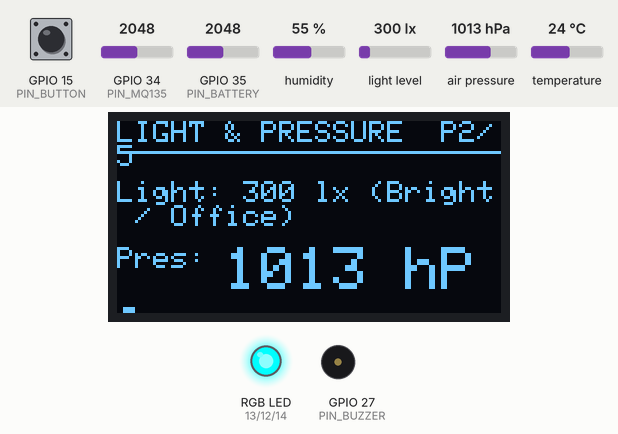
Recording of a sketch running on a simulated ESP32. Shown: 128×64 one-colour display, an RGB LED mixed from three pins (HIGH = lit), buzzer (waves = sounding). Dashed ring = blinking. The test bench sets the inputs (shaded band); at power-on: GPIO 34 (PIN_MQ135) = 2048, light level 300 lx, GPIO 15 (PIN_BUTTON) HIGH, GPIO 35 (PIN_BATTERY) = 2048, humidity 55 %, air pressure 1013 hPa, temperature 24 °C (analog values on the 0–4095 scale). What the sketch prints to the serial monitor is not drawn.

Above: at 4.2 s.
4.3 s: GPIO 34 (PIN_MQ135) set to 2095
At 8.7 s:
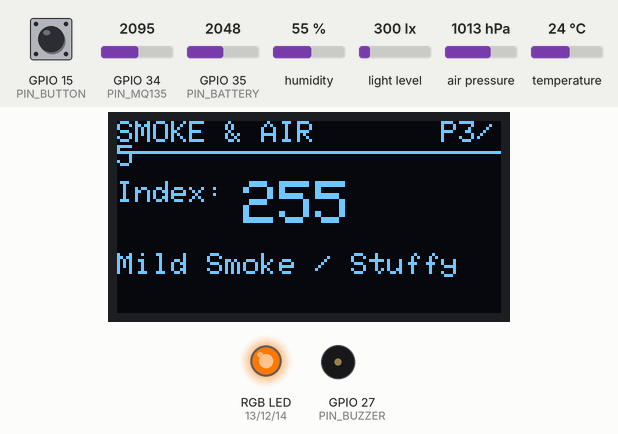
8.9 s: GPIO 34 (PIN_MQ135) set to 1228
At 11.6 s:
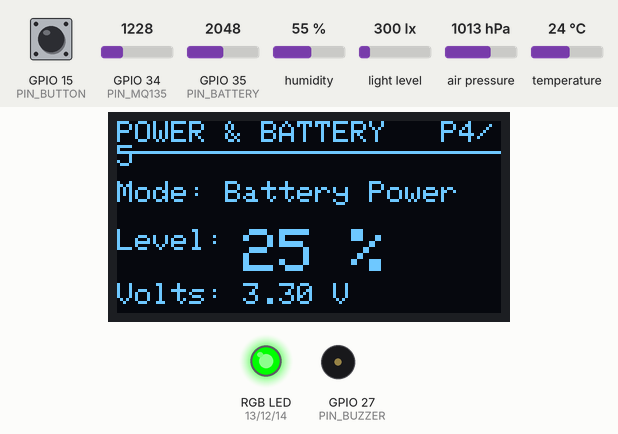
14.8 s: light level set to 40 lx
20.7 s: GPIO 34 (PIN_MQ135) set to 3972
At 21.71 s:
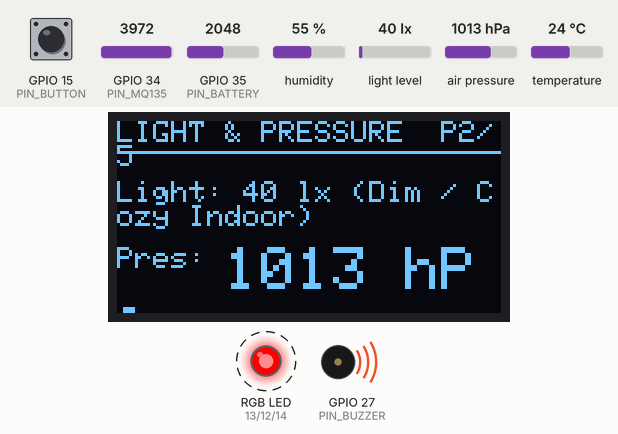
22.9 s: GPIO 34 (PIN_MQ135) set to 3172
At 25.31 s:
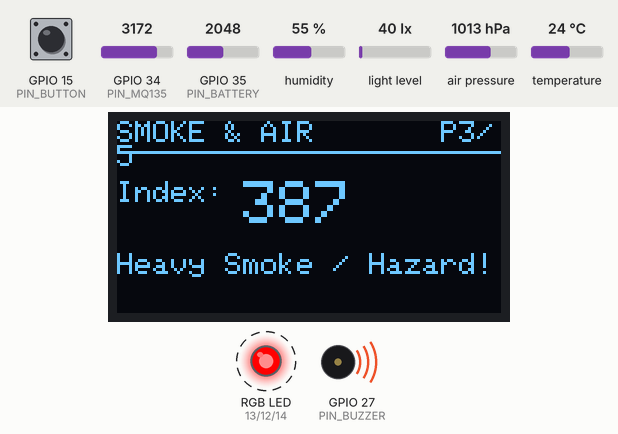
26.5 s: GPIO 34 (PIN_MQ135) set to 3055
At 33.3 s:
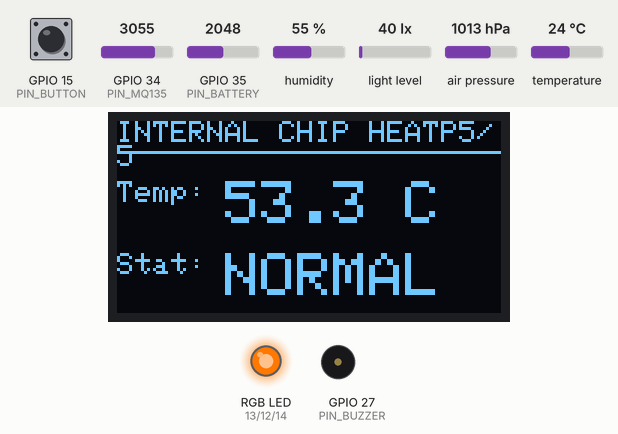
Timing chart, 0 to 65.1 s (numbered marks = the images above; inputs shaded):
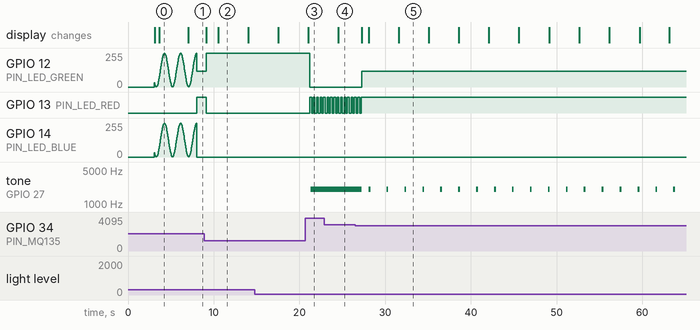

Measured:
- the behaviour switches between 2055 and 2056 on GPIO 34 (PIN_MQ135) (found by bisection; images 0 and 1)
- the behaviour switches between 3121 and 3120 on GPIO 34 (PIN_MQ135) (found by bisection; images 4 and 5)
- after the input at 4.3 s, GPIO 13 (PIN_LED_RED): LOW → HIGH after 3.7 s; the display: changes after 2.7 s (image 1)
- after the input at 8.9 s, GPIO 12 (PIN_LED_GREEN): 120/255 → 255/255 after 0.23 s; GPIO 13 (PIN_LED_RED): HIGH → LOW after 0.23 s; tone on GPIO 27 (PIN_BUZZER): stops changing and stays silent; the display: first changes after 0.26 s (image 2 shows a later state)
- after the input at 20.7 s, GPIO 12 (PIN_LED_GREEN): 255/255 → 0/255 after 0.51 s; GPIO 13 (PIN_LED_RED): alternates HIGH for 0.21 s and LOW for 0.20 s, starting after 0.51 s; tone on GPIO 27 (PIN_BUZZER): silent → 2000 Hz after 0.59 s
- after the input at 22.9 s, the display: changes after 1.7 s (image 4)
- after the input at 26.5 s, GPIO 12 (PIN_LED_GREEN): 0/255 → 120/255 after 0.75 s; GPIO 13 (PIN_LED_RED): goes on until 27.2 s, then stays HIGH; tone on GPIO 27 (PIN_BUZZER): 2000 Hz → silent after 0.75 s, then repeats every 2.1 s: 2000 Hz 0.21 s, silent 1.9 s; the display: first changes after 0.78 s (image 5 shows a later state)

The sketch:

Weather_Station.ino
```cpp
/**
 * @file Weather_Station.ino
 * @brief Complete ESP32 Smart Weather Station PRO
 */

#include <Arduino.h>
#include <Wire.h>
#include <WiFi.h>
#include <WebServer.h>
#include <ESPmDNS.h>
#include <DHT.h>
#include <Adafruit_BMP280.h>
#include <BH1750.h>
#include <Adafruit_GFX.h>
#include <Adafruit_SSD1306.h>
#include "pins.h"
#include "webpage.h"

// Expose built-in ESP32 classic internal sensor
#ifdef __cplusplus
extern "C" {
uint8_t temprature_sens_read();
}
#endif

SensorData currentData;
SystemState currentState = STATE_BOOTING;
bool isOledLocked = false;
unsigned long appStartTime = 0;

void printStartupBanner() {
  Serial.println(F("\n======================================================="));
  Serial.println(F("                 SMART WEATHER STATION                 "));
  Serial.println(F("======================================================="));
  Serial.printf(" Board:            %s\n", BOARD_NAME);
  Serial.printf(" Firmware Version: %s\n", FIRMWARE_VERSION);
  Serial.println(F("======================================================="));
}

String getSystemStateString(SystemState state) {
  switch(state) {
    case STATE_BOOTING:   return F("System Booting...");
    case STATE_NORMAL:    return F("System Normal (All Clear)");
    case STATE_WARNING:   return F("Warning (Check Room/Device)");
    case STATE_CRITICAL:  return F("Critical Alert!");
    case STATE_EMERGENCY: return F("Emergency / Hazard!");
    default:              return F("Unknown");
  }
}

String getSmokeStatusString(int gasVal) {
  if (gasVal < 0) return F("--");
  if (gasVal <= 100) return F("Clean Air (No Smoke)");
  if (gasVal <= 250) return F("Normal (Mild VOCs)");
  if (gasVal <= 380) return F("Mild Smoke / Stuffy");
  return F("Heavy Smoke / Hazard!");
}

String getLightTypeString(float lux) {
  if (lux < 0) return F("--");
  if (lux <= 10) return F("Pitch Black / Night");
  if (lux <= 200) return F("Dim / Cozy Indoor");
  if (lux <= 1000) return F("Bright / Office");
  if (lux <= 10000) return F("Daylight / Overcast");
  return F("Direct Sunlight!");
}

String getPowerSourceString(PowerMode mode) {
  switch(mode) {
    case POWER_USB_ONLY:     return F("USB Power (No Battery)");
    case POWER_BATTERY:      return F("Battery Power");
    case POWER_USB_CHARGING: return F("USB + Charging");
    default:                 return F("Unknown");
  }
}

String getFormattedUptime() {
  unsigned long totalSeconds = (millis() - appStartTime) / 1000;
  unsigned long days = totalSeconds / 86400; totalSeconds %= 86400;
  unsigned long hours = totalSeconds / 3600; totalSeconds %= 3600;
  unsigned long minutes = totalSeconds / 60; unsigned long seconds = totalSeconds % 60;
  char buffer[30]; sprintf(buffer, "%lud %02luh %02lum %02lus", days, hours, minutes, seconds);
  return String(buffer);
}

void evaluateSystemState() {
  if (currentState == STATE_BOOTING && millis() > 8000) currentState = STATE_NORMAL;
  if (currentState == STATE_BOOTING) return; // Ignore alarms during warmup

  SystemState newState = STATE_NORMAL;

  // Ambient Temp Evaluation
  if (currentData.dht_ok) {
    if (currentData.temperature >= 40.0 || currentData.temperature <= 0.0) newState = max(newState, STATE_EMERGENCY);
    else if (currentData.temperature >= 35.0 || currentData.temperature <= 5.0) newState = max(newState, STATE_CRITICAL);
    else if (currentData.temperature >= 30.0 || currentData.temperature <= 10.0) newState = max(newState, STATE_WARNING);
  }

  // Smoke Evaluation
  if (currentData.mq135_ok && currentData.gasIndex >= 0) {
    if (currentData.gasIndex > 380) newState = max(newState, STATE_EMERGENCY);
    else if (currentData.gasIndex > 250) newState = max(newState, STATE_WARNING);
  }

  // NEW: ESP32 Internal Silicon Overheat Protection!
  if (currentData.coreTemp > 75.0) newState = max(newState, STATE_EMERGENCY);
  else if (currentData.coreTemp > 65.0) newState = max(newState, STATE_CRITICAL);
  else if (currentData.coreTemp > 55.0) newState = max(newState, STATE_WARNING);

  currentState = newState;
}

class WebServerManager {
  private:
    WebServer server;
    void handleRoot() { server.send_P(200, "text/html", INDEX_HTML); }
    void handleData() {
      String json = "{";
      json += "\"temperature\":\"" + String(currentData.dht_ok ? String(currentData.temperature, 1) : "--") + "\",";
      json += "\"humidity\":\"" + String(currentData.dht_ok ? String(currentData.humidity, 1) : "--") + "\",";
      json += "\"pressure\":\"" + String(currentData.bmp_ok ? String(currentData.pressure, 0) : "--") + "\",";
      json += "\"light\":\"" + String(currentData.bh1750_ok ? String(currentData.lux, 0) : "--") + "\",";
      json += "\"lightType\":\"" + getLightTypeString(currentData.lux) + "\",";
      json += "\"gasIndex\":\"" + String(currentData.mq135_ok ? String(currentData.gasIndex) : "--") + "\",";
      json += "\"smokeStatus\":\"" + getSmokeStatusString(currentData.gasIndex) + "\",";
      json += "\"batteryVolts\":\"" + String(currentData.batteryVolts, 2) + "\",";
      json += "\"batteryPct\":" + String(currentData.batteryPct) + ",";
      json += "\"powerSource\":\"" + getPowerSourceString(currentData.powerMode) + "\",";
      json += "\"systemStatus\":\"" + getSystemStateString(currentState) + "\",";
      json += "\"clients\":\"" + String(getConnectedClients()) + "\",";
      json += "\"ip\":\"" + getIpAddress() + "\",";
      json += "\"uptime\":\"" + getFormattedUptime() + "\",";

      json += "\"coreTemp\":\"" + String(currentData.coreTemp, 1) + "\",";

      json += "\"dht\":" + String(currentData.dht_ok ? "true" : "false") + ",";
      json += "\"bmp\":" + String(currentData.bmp_ok ? "true" : "false") + ",";
      json += "\"bh1750\":" + String(currentData.bh1750_ok ? "true" : "false") + ",";
      json += "\"mq135\":" + String(currentData.mq135_ok ? "true" : "false") + ",";
      json += "\"board\":\"" + String(BOARD_NAME) + "\",";
      json += "\"fw\":\"" + String(FIRMWARE_VERSION) + "\",";
      json += "\"ssid\":\"" + String(WIFI_SSID) + "\"";
      json += "}";
      server.send(200, "application/json", json);
    }
  public:
    WebServerManager() : server(80) {}
    void init() {
      WiFi.mode(WIFI_AP); WiFi.softAP(WIFI_SSID, WIFI_PASS, WIFI_CHANNEL, 0, WIFI_MAX_CONN);
      Serial.println(F(" [OK] WiFi Access Point created."));
      if (MDNS.begin(MDNS_HOSTNAME)) Serial.printf(" [OK] mDNS Responder: http://%s.local\n", MDNS_HOSTNAME);
      server.on("/", HTTP_GET, [this]() { this->handleRoot(); });
      server.on("/data", HTTP_GET, [this]() { this->handleData(); });
      server.onNotFound([this]() { server.send(404, "text/plain", "404: Not Found"); });
      server.begin();
    }
    void update() { server.handleClient(); }
    int getConnectedClients() { return WiFi.softAPgetStationNum(); }
    String getIpAddress() { return WiFi.softAPIP().toString(); }
};

WebServerManager webServer;

class SensorManager {
  private:
    DHT dht; Adafruit_BMP280 bmp; BH1750 bh1750;
    unsigned long lastDhtRead = 0, lastBmpRead = 0, lastBh1750Read = 0, lastMq135Read = 0, lastBatRead = 0, lastSerialPrint = 0;
    bool bmpFound = false, bhFound = false;

    void readBattery() {
      long rawSum = 0;
      for (int i = 0; i < 10; i++) rawSum += analogRead(PIN_BATTERY);
      float pinVoltage = ((rawSum / 10.0f) / 4095.0f) * ADC_VOLTAGE_REF;
      currentData.batteryVolts = pinVoltage * VOLTAGE_DIVIDER_R;

      if (currentData.batteryVolts < NO_BATTERY_THRESH) { currentData.powerMode = POWER_USB_ONLY; currentData.batteryPct = -1; }
      else if (currentData.batteryVolts >= USB_VOLTAGE_THRESH) { currentData.powerMode = POWER_USB_CHARGING; currentData.batteryPct = 100; }
      else {
        currentData.powerMode = POWER_BATTERY;
        float pct = ((currentData.batteryVolts - BATTERY_MIN_V) / (BATTERY_MAX_V - BATTERY_MIN_V)) * 100.0f;
        currentData.batteryPct = constrain((int)pct, 0, 100);
      }
    }

    void readInternalSensors() {
      // Core temp is returned in Fahrenheit by default
      float fTemp = (temprature_sens_read() - 32) / 1.8;
      currentData.coreTemp = fTemp;
    }

  public:
    SensorManager() : dht(PIN_DHT22, DHT22) {}
    void init() {
      dht.begin();
      if (bmp.begin(0x76) || bmp.begin(0x77)) { bmpFound = true; currentData.bmp_ok = true; } else currentData.bmp_ok = false;
      if (bh1750.begin(BH1750::CONTINUOUS_HIGH_RES_MODE)) { bhFound = true; currentData.bh1750_ok = true; } else currentData.bh1750_ok = false;
      pinMode(PIN_MQ135, INPUT); pinMode(PIN_BATTERY, INPUT); analogReadResolution(12);
      currentData.temperature = currentData.humidity = currentData.pressure = currentData.altitude = currentData.lux = -999;
      currentData.gasIndex = -1; currentData.batteryVolts = 0.0f; currentData.batteryPct = -1;
    }
    void update() {
      unsigned long now = millis();
      if (now - lastDhtRead >= INTERVAL_DHT) { lastDhtRead = now; float t = dht.readTemperature(), h = dht.readHumidity(); if (!isnan(t) && !isnan(h)) { currentData.temperature = t; currentData.humidity = h; currentData.dht_ok = true; } else currentData.dht_ok = false; }
      if (now - lastBmpRead >= INTERVAL_BMP && bmpFound) { lastBmpRead = now; float p = bmp.readPressure() / 100.0F; if (!isnan(p) && p > 0) { currentData.pressure = p; currentData.bmp_ok = true; } else currentData.bmp_ok = false; }
      if (now - lastBh1750Read >= INTERVAL_BH1750 && bhFound) { lastBh1750Read = now; float l = bh1750.readLightLevel(); if (l >= 0.0) { currentData.lux = l; currentData.bh1750_ok = true; } else currentData.bh1750_ok = false; }
      if (now - lastMq135Read >= INTERVAL_MQ135) { lastMq135Read = now; int raw = analogRead(PIN_MQ135); if (raw >= 0 && raw <= 4095) { currentData.gasIndex = map(raw, MQ135_RAW_MIN, MQ135_RAW_MAX, 0, GAS_MAX_VAL); currentData.mq135_ok = true; } else currentData.mq135_ok = false; }
      if (now - lastBatRead >= INTERVAL_BATTERY) { lastBatRead = now; readBattery(); readInternalSensors(); }
      evaluateSystemState();
    }
    void printSerialReport() {
      if (millis() - lastSerialPrint >= INTERVAL_SERIAL) {
        lastSerialPrint = millis();
        Serial.printf("\n[STATUS] State: %s | Ambient: %.1f C | Smoke: %s | Chip Heat: %.1f C\n", getSystemStateString(currentState).c_str(), currentData.temperature, getSmokeStatusString(currentData.gasIndex).c_str(), currentData.coreTemp);
      }
    }
};

class OutputManager {
  private:
    unsigned long lastBuzzerTick = 0; int buzzerCounter = 0;
    bool lastButtonState = HIGH; unsigned long lastDebounceTime = 0;

    void setLedColor(int r, int g, int b) {
      #if ESP_ARDUINO_VERSION >= ESP_ARDUINO_VERSION_VAL(3, 0, 0)
        ledcWrite(PIN_LED_RED, r); ledcWrite(PIN_LED_GREEN, g); ledcWrite(PIN_LED_BLUE, b);
      #else
        ledcWrite(LED_R_CHAN, r);  ledcWrite(LED_G_CHAN, g);  ledcWrite(LED_B_CHAN, b);
      #endif
    }

    void writeBuzzer(int duty) {
      #if ESP_ARDUINO_VERSION >= ESP_ARDUINO_VERSION_VAL(3, 0, 0)
        ledcWrite(PIN_BUZZER, duty);
      #else
        ledcWrite(BUZZER_PWM_CHAN, duty);
      #endif
    }
  public:
    void init() {
      pinMode(PIN_BUTTON, INPUT_PULLUP);
      #if ESP_ARDUINO_VERSION >= ESP_ARDUINO_VERSION_VAL(3, 0, 0)
        ledcAttach(PIN_BUZZER, BUZZER_FREQ, BUZZER_RES);
        ledcAttach(PIN_LED_RED, PWM_FREQ, PWM_RES); ledcAttach(PIN_LED_GREEN, PWM_FREQ, PWM_RES); ledcAttach(PIN_LED_BLUE, PWM_FREQ, PWM_RES);
      #else
        ledcSetup(BUZZER_PWM_CHAN, BUZZER_FREQ, BUZZER_RES); ledcAttachPin(PIN_BUZZER, BUZZER_PWM_CHAN);
        ledcSetup(LED_R_CHAN, PWM_FREQ, PWM_RES); ledcAttachPin(PIN_LED_RED, LED_R_CHAN);
        ledcSetup(LED_G_CHAN, PWM_FREQ, PWM_RES); ledcAttachPin(PIN_LED_GREEN, LED_G_CHAN);
        ledcSetup(LED_B_CHAN, PWM_FREQ, PWM_RES); ledcAttachPin(PIN_LED_BLUE, LED_B_CHAN);
      #endif
      writeBuzzer(0); setLedColor(0,0,0);
    }
    void updateLed() {
      unsigned long now = millis();
      switch (currentState) {
        case STATE_BOOTING:   setLedColor(0, (sin(now / 300.0) * 127 + 128), (sin(now / 300.0) * 127 + 128)); break; // Pulsing Cyan
        case STATE_NORMAL:    setLedColor(0, 255, 0); break;   // Solid Green
        case STATE_WARNING:   setLedColor(255, 120, 0); break; // Solid Orange/Yellow
        case STATE_CRITICAL:  setLedColor(255, 0, 0); break;   // Solid Red
        case STATE_EMERGENCY: ((now / 200) % 2 == 0) ? setLedColor(255, 0, 0) : setLedColor(0, 0, 0); break; // Flashing Red
      }
    }
    void updateBuzzer() {
      if (millis() - lastBuzzerTick >= INTERVAL_BUZZER) {
        lastBuzzerTick = millis(); buzzerCounter++;
        switch (currentState) {
          case STATE_BOOTING:
          case STATE_NORMAL: writeBuzzer(0); break;
          case STATE_WARNING: (buzzerCounter % 20 < 2) ? writeBuzzer(128) : writeBuzzer(0); break;
          case STATE_CRITICAL: (buzzerCounter % 2 == 0) ? writeBuzzer(128) : writeBuzzer(0); break;
          case STATE_EMERGENCY: writeBuzzer(128); break;
        }
      }
    }
    void checkButton();
    void update() { checkButton(); updateLed(); updateBuzzer(); }
};

class DisplayManager {
  private:
    Adafruit_SSD1306 oled;
    int currentPage = 1; unsigned long lastPageSwitch = 0;
    bool initialized = false, isScreenOn = true; unsigned long lastActivityTime = 0;

    void drawHeader(String title) {
      oled.setTextSize(1); oled.setCursor(0, 0); oled.print(title); oled.setCursor(108, 0);
      if (isOledLocked) oled.print(F("LCK")); else oled.printf("P%d/5", currentPage);
      oled.drawFastHLine(0, 10, OLED_WIDTH, SSD1306_WHITE);
    }
  public:
    DisplayManager() : oled(OLED_WIDTH, OLED_HEIGHT, &Wire, -1) {}
    void init() { if (oled.begin(SSD1306_SWITCHCAPVCC, OLED_I2C_ADDR)) { initialized = true; oled.clearDisplay(); oled.setTextColor(SSD1306_WHITE); } lastActivityTime = millis(); }
    void showSplash(String ipAddress) {
      if (!initialized) return; oled.clearDisplay(); oled.setTextSize(1);
      oled.setCursor(1, 5); oled.println(F("SMART WEATHER STATION")); oled.drawFastHLine(0, 16, OLED_WIDTH, SSD1306_WHITE);
      oled.setCursor(0, 26); oled.print(F("Host: weather.local")); oled.setCursor(0, 42); oled.print(F("IP:   ")); oled.println(ipAddress);
      oled.display(); delay(3000); lastActivityTime = millis();
    }
    void wakeUpOrToggleLock() {
      lastActivityTime = millis();
      if (!isScreenOn) { isScreenOn = true; return; }
      isOledLocked = !isOledLocked; if (!initialized) return;
      oled.clearDisplay(); oled.setTextSize(2); oled.setCursor(20, 25);
      oled.println(isOledLocked ? F("LOCKED") : F("UNLOCKED")); oled.display(); delay(600); lastPageSwitch = millis();
    }
    void update() {
      if (!initialized) return; unsigned long now = millis();
      if (isScreenOn && (now - lastActivityTime > OLED_TIMEOUT_MS)) { isScreenOn = false; oled.clearDisplay(); oled.display(); }
      if (!isScreenOn) return;
      if (!isOledLocked && (now - lastPageSwitch >= OLED_PAGE_INTERVAL)) { lastPageSwitch = now; currentPage = (currentPage % 5) + 1; }
      oled.clearDisplay();
      switch (currentPage) {
        case 1: drawHeader(F("TEMPERATURE")); oled.setTextSize(1); oled.setCursor(0, 20); oled.print(F("Temp: ")); oled.setTextSize(2); currentData.dht_ok ? oled.printf("%.1f C", currentData.temperature) : oled.print(F("--")); oled.setTextSize(1); oled.setCursor(0, 44); oled.print(F("Hum:  ")); oled.setTextSize(2); currentData.dht_ok ? oled.printf("%.1f %%", currentData.humidity) : oled.print(F("--")); break;
        case 2: drawHeader(F("LIGHT & PRESSURE")); oled.setTextSize(1); oled.setCursor(0, 20); oled.print(F("Light: ")); oled.setTextSize(1); currentData.bh1750_ok ? oled.printf("%.0f lx (%s)", currentData.lux, getLightTypeString(currentData.lux).c_str()) : oled.print(F("--")); oled.setCursor(0, 42); oled.print(F("Pres: ")); oled.setTextSize(2); currentData.bmp_ok ? oled.printf("%.0f hPa", currentData.pressure) : oled.print(F("--")); break;
        case 3: drawHeader(F("SMOKE & AIR")); oled.setTextSize(1); oled.setCursor(0, 20); oled.print(F("Index: ")); oled.setTextSize(2); currentData.mq135_ok ? oled.printf("%d", currentData.gasIndex) : oled.print(F("--")); oled.setTextSize(1); oled.setCursor(0, 44); oled.print(getSmokeStatusString(currentData.gasIndex)); break;
        case 4: drawHeader(F("POWER & BATTERY")); oled.setTextSize(1); oled.setCursor(0, 20); oled.print(F("Mode: ")); oled.println(getPowerSourceString(currentData.powerMode)); oled.setCursor(0, 36); oled.print(F("Level: ")); oled.setTextSize(2); currentData.batteryPct >= 0 ? oled.printf("%d %%", currentData.batteryPct) : oled.print(F("No Bat")); oled.setTextSize(1); oled.setCursor(0, 54); oled.printf("Volts: %.2f V", currentData.batteryVolts); break;
        case 5: drawHeader(F("INTERNAL CHIP HEAT")); oled.setTextSize(1); oled.setCursor(0, 20); oled.print(F("Temp: ")); oled.setTextSize(2); oled.printf("%.1f C", currentData.coreTemp); oled.setTextSize(1); oled.setCursor(0, 44); oled.print(F("Stat: ")); oled.setTextSize(2); oled.print(currentData.coreTemp > 55.0 ? F("WARNING") : F("NORMAL")); break;
      }
      oled.display();
    }
};

SensorManager sensors; DisplayManager display; OutputManager outputs;

void OutputManager::checkButton() {
  bool reading = digitalRead(PIN_BUTTON);
  if (reading != lastButtonState) lastDebounceTime = millis();
  if ((millis() - lastDebounceTime) > 50) { if (reading == LOW && lastButtonState == HIGH) display.wakeUpOrToggleLock(); }
  lastButtonState = reading;
}

void setup() {
  Serial.begin(SERIAL_BAUD_RATE); while (!Serial && millis() < 3000);
  appStartTime = millis(); printStartupBanner();
  Wire.begin(PIN_I2C_SDA, PIN_I2C_SCL);
  outputs.init(); display.init(); sensors.init(); webServer.init();
  display.showSplash(webServer.getIpAddress());
  Serial.println(F(" [SYSTEM READY] Running monitoring loop...\n"));
}

void loop() { sensors.update(); outputs.update(); display.update(); webServer.update(); sensors.printSerialReport(); }
```

Source omitted: webpage.h (29682 bytes), pins.h (2847 bytes)
